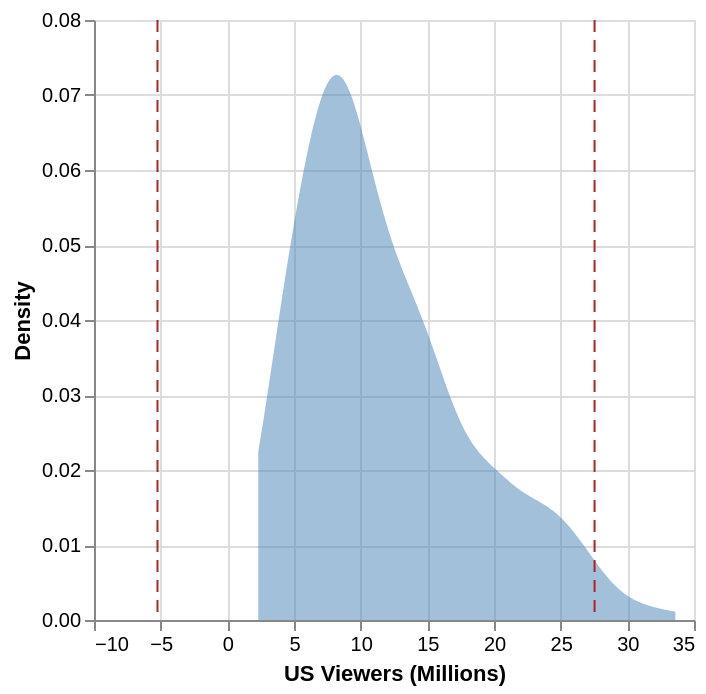

Here is the notebook cell this chart was saved with:
### Code cell
# density plot for viewers in all seasons with lines indifcating lower and upper bounds for outliers
chart = alt.Chart(df).transform_density(
    "us_viewers_in_millions",
    as_=["us_viewers_in_millions", "density"]
).mark_area(opacity=0.5, color="steelblue").encode(
    x=alt.X("us_viewers_in_millions:Q", title="US Viewers (Millions)"),
    y=alt.Y("density:Q", title="Density")
)

bounds = alt.Chart(bounds_df).mark_rule(color="firebrick", strokeDash=[6, 4]).encode(
    x=alt.X("bound:Q"),
    detail="label:N",
    tooltip=["label:N", alt.Tooltip("bound:Q", format=".2f")]
)

(chart + bounds)

### Figure 1 — Vega-Lite specification as saved in the notebook (floating-point values rounded to 4 significant figures; data arrays with more than 128 entries replaced by an {"elided": "..."} marker saying what was removed)
{"config": {"view": {"continuousWidth": 300, "continuousHeight": 300}}, "layer": [{"data": {"name": "data-236614f8faffa738c447d678a23ab03a"}, "mark": {"type": "area", "color": "steelblue", "opacity": 0.5}, "encoding": {"x": {"field": "us_viewers_in_millions", "title": "US Viewers (Millions)", "type": "quantitative"}, "y": {"field": "density", "title": "Density", "type": "quantitative"}}, "transform": [{"density": "us_viewers_in_millions", "as": ["us_viewers_in_millions", "density"]}]}, {"data": {"name": "data-a21eb7a14d68d1631b75f22d06e70cc9"}, "mark": {"type": "rule", "color": "firebrick", "strokeDash": [6, 4]}, "encoding": {"detail": {"field": "label", "type": "nominal"}, "tooltip": [{"field": "label", "type": "nominal"}, {"field": "bound", "format": ".2f", "type": "quantitative"}], "x": {"field": "bound", "type": "quantitative"}}}], "$schema": "https://vega.github.io/schema/vega-lite/v5.20.1.json", "datasets": {"data-236614f8faffa738c447d678a23ab03a": {"elided": "600 records"}, "data-a21eb7a14d68d1631b75f22d06e70cc9": [{"bound": -5.238, "label": "Lower bound"}, {"bound": 27.54, "label": "Upper bound"}]}}
